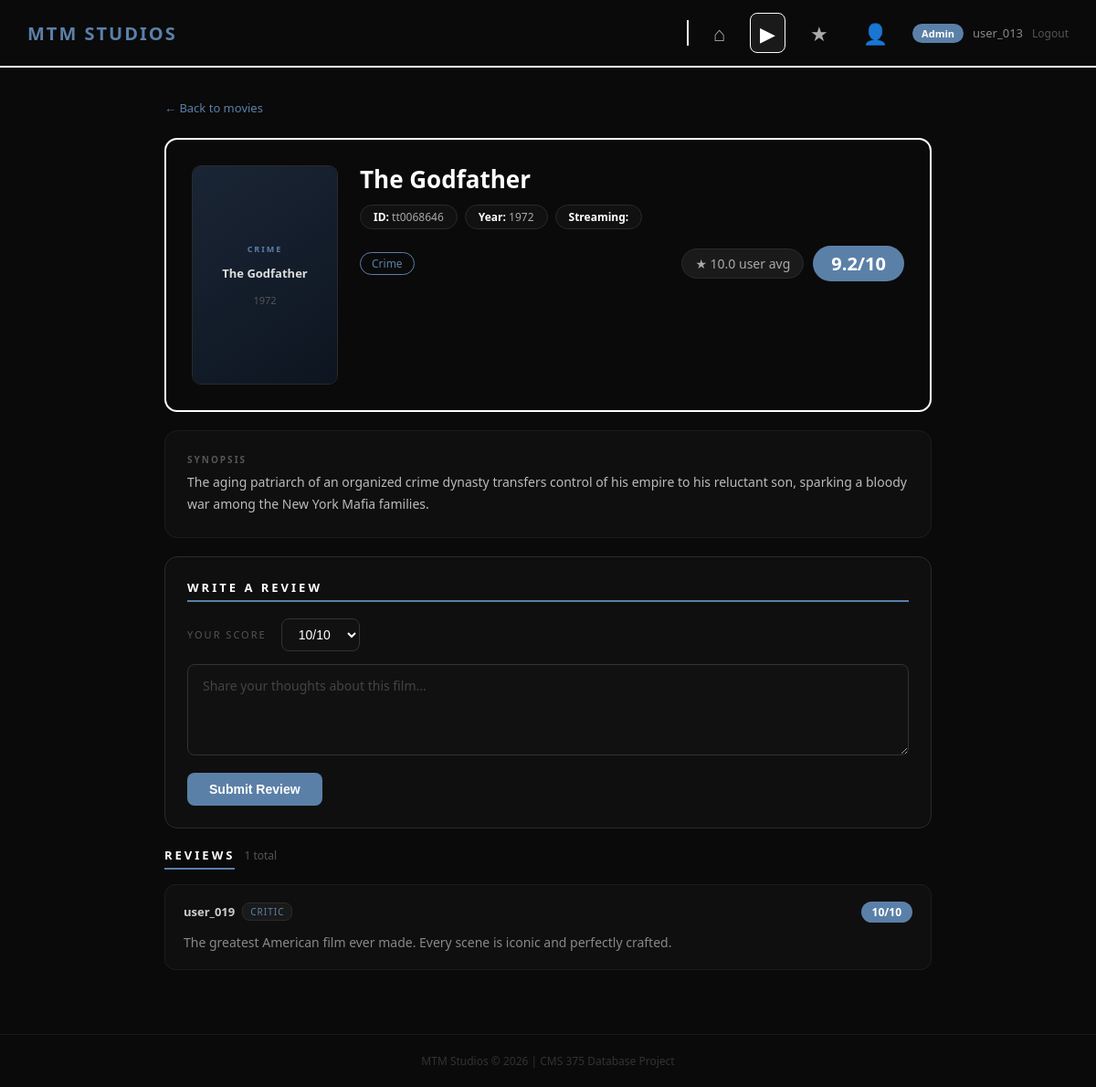
Screenshot of /movie.php?id=tt0068646 (signed in) with the database file from the repository.
### tables this page shows
CREATE TABLE Movies (
    MovieID           VARCHAR(20)  PRIMARY KEY,
    ReleaseYear       INT,
    Title             VARCHAR(255),
    PosterURL         VARCHAR(255),
    PrimaryStreamingService VARCHAR(255),
    Genre             VARCHAR(100),
    Rating            DECIMAL(3,1),
    Description       VARCHAR(255)
);

CREATE TABLE Reviews (
    ReviewID VARCHAR(20) PRIMARY KEY,
    MovieID  VARCHAR(20),
    UserID   VARCHAR(20),
    Score    INT,
    Text     TEXT,
    FOREIGN KEY (MovieID) REFERENCES Movies(MovieID),
    FOREIGN KEY (UserID)  REFERENCES Users(UserID)
);

CREATE TABLE Users (
    UserID        VARCHAR(20)  PRIMARY KEY,
    FirstName     VARCHAR(50),
    LastName      VARCHAR(50),
    Email         VARCHAR(100),
    UserType      VARCHAR(20),
    FavoriteGenre VARCHAR(50),
    Password      VARCHAR(255)
);

### movie.php (the view, shortened to what this page needs)
<?php
include __DIR__ . '/db_connect.php';
include __DIR__ . '/poster_helper.php';
$is_guest = ($_SESSION['user_id'] === 'Guest');
$movie_id = mysqli_real_escape_string($conn, $_GET['id']);
$sql    = "SELECT * FROM Movies WHERE MovieID = '$movie_id'";
$result = mysqli_query($conn, $sql);
$movie = mysqli_fetch_assoc($result);
$user_already_reviewed = false;
if (!$is_guest) {
    $uid_esc = mysqli_real_escape_string($conn, $_SESSION['user_id']);
    $ck      = mysqli_query($conn, "SELECT ReviewID FROM Reviews WHERE UserID = '$uid_esc' AND MovieID = '$movie_id'");
    $user_already_reviewed = (mysqli_num_rows($ck) > 0);
}
$review_sql    = "SELECT Reviews.*, Users.UserID, Users.UserType
                  FROM Reviews
                  JOIN Users ON Reviews.UserID = Users.UserID
                  WHERE Reviews.MovieID = '$movie_id'
                  ORDER BY Reviews.Score DESC";
$review_result = mysqli_query($conn, $review_sql);
$review_count  = mysqli_num_rows($review_result);
$avg_q   = mysqli_query($conn, "SELECT AVG(Score) AS avg_score FROM Reviews WHERE MovieID = '$movie_id'");
$avg_row = mysqli_fetch_assoc($avg_q);
$avg_score = $avg_row['avg_score'] ? number_format($avg_row['avg_score'], 1) : null;
?>
<!DOCTYPE html>
<html lang="en">
<head>
</head>
<body>
<nav class="navbar">
    <a href="index.php" class="logo">MTM STUDIOS</a>
    <div class="nav-right">
        <div class="nav-divider"></div>
        <div class="nav-icons">
            <a href="index.php" title="Home">&#8962;</a>
            <a href="movies.php" class="active" title="Movies">&#9654;</a>
            <a href="reviews.php" title="Reviews">&#9733;</a>
            <a href="users.php" title="Users">&#128100;</a>
        </div>
        <div class="user-info">
            <span class="user-badge"><?php echo htmlspecialchars($_SESSION['user_type']); ?></span>
            <?php echo htmlspecialchars($_SESSION['user_id']); ?>
            <?php if ($is_guest): ?>
                <a href="register.php" class="create-acct-link">Create Account</a>
            <?php else: ?>
                <a href="logout.php" class="logout-link">Logout</a>
            <?php endif; ?>
        </div>
    </div>
</nav>
<div class="page-content">
    <a href="movies.php" class="back-link">&larr; Back to movies</a>
    <div class="movie-header">
        <div class="poster-column">
            <div class="poster-wrap">
                <?php echo renderPosterImg($movie, 'page'); ?>
            </div>
        </div>
        <div class="header-details">
            <h1><?php echo htmlspecialchars($movie['Title']); ?></h1>
            <div class="movie-meta">
                <div class="meta-pill"><span>ID:</span> <?php echo htmlspecialchars($movie['MovieID']); ?></div>
                <?php if ($movie['ReleaseYear']): ?>
                    <div class="meta-pill"><span>Year:</span> <?php echo $movie['ReleaseYear']; ?></div>
                <?php endif; ?>
                <div class="meta-pill"><span>Streaming:</span> <?php echo htmlspecialchars($movie['StreamingServices']); ?></div>
            </div>
            <div class="header-bottom">
                <div class="genre-tags">
                    <?php foreach (explode(", ", $movie['Genre']) as $g): ?>
                        <span class="genre-tag"><?php echo htmlspecialchars(trim($g)); ?></span>
                    <?php endforeach; ?>
                </div>
                <div class="score-wrap">
                    <?php if ($avg_score): ?>
                        <div class="user-score">&#9733; <?php echo $avg_score; ?> user avg</div>
                    <?php endif; ?>
                    <div class="big-score"><?php echo $movie['Rating']; ?>/10</div>
                </div>
            </div>
        </div>
    </div>
    <div class="movie-info">
        <?php if (!empty($movie['Description'])): ?>
        <div class="info-section">
            <div class="info-label">Synopsis</div>
            <div class="info-text"><?php echo htmlspecialchars($movie['Description']); ?></div>
        </div>
        <?php endif; ?>
    </div>
    <div class="review-form-box">
        <div class="review-form-title">Write a Review</div>
        <?php if ($is_guest): ?>
            <p class="guest-prompt">
                <a href="register.php">Create an account</a> or <a href="index.php">sign in</a> to write a review.
            </p>
        <?php elseif ($user_already_reviewed): ?>
            <p class="already-reviewed">You've already reviewed this movie. <span>Thanks for your feedback!</span></p>
        <?php else: ?>
            <form method="POST" action="movie.php?id=<?php echo urlencode($movie_id); ?>">
                <div class="score-row">
                    <label>Your Score</label>
                    <select name="score" class="score-select">
                        <?php for ($i = 10; $i >= 1; $i--): ?>
                            <option value="<?php echo $i; ?>"><?php echo $i; ?>/10</option>
                        <?php endfor; ?>
                    </select>
                </div>
                <textarea name="review_text" class="review-textarea"
                          placeholder="Share your thoughts about this film..."><?php echo isset($_POST['review_text']) ? htmlspecialchars($_POST['review_text']) : ''; ?></textarea>
                <button type="submit" name="submit_review" class="submit-btn">Submit Review</button>
            </form>
        <?php endif; ?>
    </div>
    <div class="reviews-header">
        <div class="reviews-title">Reviews</div>
        <div class="reviews-count"><?php echo $review_count; ?> total</div>
    </div>
    <?php if ($review_count > 0): ?>
        <?php while ($review = mysqli_fetch_assoc($review_result)): ?>
            <div class="review-card">
                <div class="review-top">
                    <div class="review-user">
                        <div class="user-id"><?php echo htmlspecialchars($review['UserID']); ?></div>
                        <div class="user-role"><?php echo htmlspecialchars($review['UserType']); ?></div>
                    </div>
                    <span class="review-score"><?php echo $review['Score']; ?>/10</span>
                </div>
                <div class="review-text"><?php echo htmlspecialchars($review['Text']); ?></div>
            </div>
        <?php endwhile; ?>
    <?php else: ?>
        <div class="no-reviews">No reviews yet. Be the first to review this film!</div>
    <?php endif; ?>
</div>
<div class="footer">MTM Studios &copy; 2026 | CMS 375 Database Project</div>
</body>
</html>

### poster_helper.php (shortened to what this page needs)
<?php
function getMoviePoster(array $movie): ?string
{
    $raw = trim($movie['PosterURL'] ?? '');
    if ($raw === '' || stripos($raw, 'poster') === 0) {
        return null;
    }
    return $raw;
}
function renderPosterImg(array $movie, string $context = 'card'): string
{
    $url   = getMoviePoster($movie);
    $title = htmlspecialchars($movie['Title'] ?? '');
    $year  = htmlspecialchars($movie['ReleaseYear'] ?? '');
    $genre = htmlspecialchars(explode(',', $movie['Genre'] ?? '')[0]);
    if ($context === 'page') {
        return '<div class="poster-fallback">'
             .   '<div class="poster-fallback-genre">' . $genre . '</div>'
             .   '<div class="poster-fallback-title">' . $title . '</div>'
             .   '<div class="poster-fallback-year">' . $year . '</div>'
             . '</div>';
    }
    return '<div class="card-poster-fallback">'
         .   '<div class="card-fallback-genre">' . $genre . '</div>'
         .   '<div class="card-fallback-title">' . $title . '</div>'
         . '</div>';
}

### rows the page displays
movies: Genre "CRIME", Title "The Godfather", ReleaseYear "1972", MovieID "tt0068646", Genre "Crime", Rating "9.2", Description "The aging patriarch of an organized crime dynasty transfers control of his empire to his reluctant son, sparking a bloody war among the New York Mafia families."
reviews: UserID.UserID "user_019", UserID.UserType "CRITIC", Score "10", Text "The greatest American film ever made. Every scene is iconic and perfectly crafted."

### other values shown
$_SESSION['user_type'] "Admin"
$_SESSION['user_id'] "user_013"
$avg_score "10.0"
$review_count "1"
form field score "10/10"
